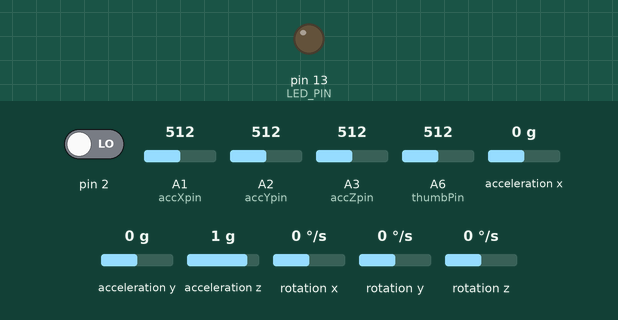
Simulated run of this sketch. Board: Arduino Nano, built with avr-gcc and run on an emulated ATmega328P. On the bench: output pins drawn as LEDs (lit = HIGH). Dashed ring = blinking. The inputs (shaded band) are chosen by the test bench; at power-on: acceleration y 0 g, A1 (accXpin) = 512, A2 (accYpin) = 512, pin 2 LOW, A3 (accZpin) = 512, A6 (thumbPin) = 512, acceleration x 0 g, acceleration z 1 g, rotation x 0 °/s, rotation y 0 °/s, rotation z 0 °/s. The sensor or clock chip raises its interrupt line as the real part does; what the sketch prints to the serial monitor is not drawn.

Above: at 0.1 s.
At 4.7 s:
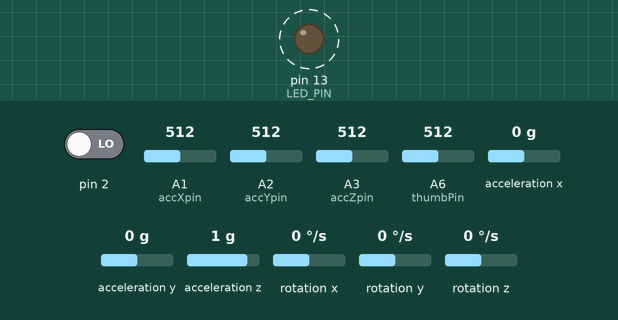
4.8 s: acceleration y set to -1.4 g
7.8 s: A1 (accXpin) set to 105
10.8 s: A1 (accXpin) set to 94
13.8 s: A2 (accYpin) set to 108
16.8 s: A2 (accYpin) set to 95
Timing chart, 0 to 20.8 s (numbered marks = the images above; inputs shaded):
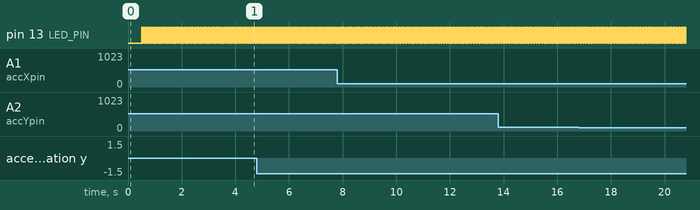

The sketch:

MPU6050_DMP6.ino
```cpp
// (licence header left out)
// I2Cdev and MPU6050 must be installed as libraries, or else the .cpp/.h files
// for both classes must be in the include path of your project
#include "I2Cdev.h"

#include "MPU6050_6Axis_MotionApps20.h"
//#include "MPU6050.h" // not necessary if using MotionApps include file

// Arduino Wire library is required if I2Cdev I2CDEV_ARDUINO_WIRE implementation
// is used in I2Cdev.h
#if I2CDEV_IMPLEMENTATION == I2CDEV_ARDUINO_WIRE
    #include "Wire.h"
#endif

// class default I2C address is 0x68
// specific I2C addresses may be passed as a parameter here
// AD0 low = 0x68 (default for SparkFun breakout and InvenSense evaluation board)
// AD0 high = 0x69
MPU6050 mpu;
//MPU6050 mpu(0x69); // <-- use for AD0 high

/* =========================================================================
   NOTE: In addition to connection 3.3v, GND, SDA, and SCL, this sketch
   depends on the MPU-6050's INT pin being connected to the Arduino's
   external interrupt #0 pin. On the Arduino Uno and Mega 2560, this is
   digital I/O pin 2.
 * ========================================================================= */

//OUR(PENS) variable and other workspace constant.
#define accXpin A1
#define accYpin A2
#define accZpin A3
#define thumbPin A6
#define backPin A7

int x_acc,y_acc,z_acc,force_thumb,force_back;
String timePoint;


// uncomment "OUTPUT_READABLE_QUATERNION" if you want to see the actual
// quaternion components in a [w, x, y, z] format (not best for parsing
// on a remote host such as Processing or something though)
#define OUTPUT_READABLE_QUATERNION
#define LED_PIN 13 // (Arduino is 13, Teensy is 11, Teensy++ is 6)

bool blinkState = false;

// MPU control/status vars
bool dmpReady = false;  // set true if DMP init was successful
uint8_t mpuIntStatus;   // holds actual interrupt status byte from MPU
uint8_t devStatus;      // return status after each device operation (0 = success, !0 = error)
uint16_t packetSize;    // expected DMP packet size (default is 42 bytes)
uint16_t fifoCount;     // count of all bytes currently in FIFO
uint8_t fifoBuffer[64]; // FIFO storage buffer

// orientation/motion vars
Quaternion q;           // [w, x, y, z]         quaternion container
VectorInt16 aa;         // [x, y, z]            accel sensor measurements
VectorInt16 aaReal;     // [x, y, z]            gravity-free accel sensor measurements
VectorInt16 aaWorld;    // [x, y, z]            world-frame accel sensor measurements
VectorFloat gravity;    // [x, y, z]            gravity vector
float euler[3];         // [psi, theta, phi]    Euler angle container
float ypr[3];           // [yaw, pitch, roll]   yaw/pitch/roll container and gravity vector

// packet structure for InvenSense teapot demo
uint8_t teapotPacket[14] = { '$', 0x02, 0,0, 0,0, 0,0, 0,0, 0x00, 0x00, '\r', '\n' };


// ================================================================
// ===               INTERRUPT DETECTION ROUTINE                ===
// ================================================================

volatile bool mpuInterrupt = false;     // indicates whether MPU interrupt pin has gone high
void dmpDataReady() {
    mpuInterrupt = true;
}


// ================================================================
// ===                      INITIAL SETUP                       ===
// ================================================================

void setup() {
    // join I2C bus (I2Cdev library doesn't do this automatically)
    #if I2CDEV_IMPLEMENTATION == I2CDEV_ARDUINO_WIRE
        Wire.begin();
        TWBR = 24; // 400kHz I2C clock (200kHz if CPU is 8MHz)
    #elif I2CDEV_IMPLEMENTATION == I2CDEV_BUILTIN_FASTWIRE
        Fastwire::setup(400, true);
    #endif

    // initialize serial communication
    // (115200 chosen because it is required for Teapot Demo output, but it's
    // really up to you depending on your project)
    Serial.begin(115200);
    while (!Serial); // wait for Leonardo enumeration, others continue immediately

    // NOTE: 8MHz or slower host processors, like the Teensy @ 3.3v or Ardunio
    // Pro Mini running at 3.3v, cannot handle this baud rate reliably due to
    // the baud timing being too misaligned with processor ticks. You must use
    // 38400 or slower in these cases, or use some kind of external separate
    // crystal solution for the UART timer.

    // initialize device
    //Serial.println(F("Initializing I2C devices..."));
    mpu.initialize();

    // verify connection
    //Serial.println(F("Testing device connections..."));
    //Serial.println(mpu.testConnection() ? F("MPU6050 connection successful") : F("MPU6050 connection failed"));

    // wait for ready
    //Serial.println(F("\nSend any character to begin DMP programming and demo: "));
    //while (Serial.available() && Serial.read()); // empty buffer
    //while (!Serial.available());                 // wait for data
    //while (Serial.available() && Serial.read()); // empty buffer again

    // load and configure the DMP
    //Serial.println(F("Initializing DMP..."));
    devStatus = mpu.dmpInitialize();

    // supply your own gyro offsets here, scaled for min sensitivity
    mpu.setXGyroOffset(220);
    mpu.setYGyroOffset(76);
    mpu.setZGyroOffset(-85);
    mpu.setZAccelOffset(1788); // 1688 factory default for my test chip

    // make sure it worked (returns 0 if so)
    if (devStatus == 0) {
        // turn on the DMP, now that it's ready
        //Serial.println(F("Enabling DMP..."));
        mpu.setDMPEnabled(true);

        // enable Arduino interrupt detection
        //Serial.println(F("Enabling interrupt detection (Arduino external interrupt 0)..."));
        attachInterrupt(0, dmpDataReady, RISING);
        mpuIntStatus = mpu.getIntStatus();

        // set our DMP Ready flag so the main loop() function knows it's okay to use it
        //Serial.println(F("DMP ready! Waiting for first interrupt..."));
        dmpReady = true;

        // get expected DMP packet size for later comparison
        packetSize = mpu.dmpGetFIFOPacketSize();
    } else {
        // ERROR!
        // 1 = initial memory load failed
        // 2 = DMP configuration updates failed
        // (if it's going to break, usually the code will be 1)
        Serial.print(F("DMP Initialization failed (code "));
        Serial.print(devStatus);
        Serial.println(F(")"));
    }

    // configure LED for output
    pinMode(LED_PIN, OUTPUT);


    //OUR additional sensor SETUP.
    pinMode(accXpin,INPUT);
    pinMode(accYpin,INPUT);
    pinMode(accZpin,INPUT);
    pinMode(thumbPin,INPUT);
    pinMode(backPin,INPUT);
}


// ================================================================
// ===                    MAIN PROGRAM LOOP                     ===
// ================================================================

void loop() {
    // if programming failed, don't try to do anything
    if (!dmpReady) return;

    // wait for MPU interrupt or extra packet(s) available
    while (!mpuInterrupt && fifoCount < packetSize) {
        // other program behavior stuff here
        // .
        // .
        // .
        // if you are really paranoid you can frequently test in between other
        // stuff to see if mpuInterrupt is true, and if so, "break;" from the
        // while() loop to immediately process the MPU data
        // .
        // .
        // .
    }

    // reset interrupt flag and get INT_STATUS byte
    mpuInterrupt = false;
    mpuIntStatus = mpu.getIntStatus();

    // get current FIFO count
    fifoCount = mpu.getFIFOCount();

    // check for overflow (this should never happen unless our code is too inefficient)
    if ((mpuIntStatus & 0x10) || fifoCount == 1024) {
        // reset so we can continue cleanly
        mpu.resetFIFO();
        Serial.println(F("FIFO overflow!"));

    // otherwise, check for DMP data ready interrupt (this should happen frequently)
    } else if (mpuIntStatus & 0x02) {
        // wait for correct available data length, should be a VERY short wait
        while (fifoCount < packetSize) fifoCount = mpu.getFIFOCount();

        // read a packet from FIFO
        mpu.getFIFOBytes(fifoBuffer, packetSize);

        // track FIFO count here in case there is > 1 packet available
        // (this lets us immediately read more without waiting for an interrupt)
        fifoCount -= packetSize;

        //I think we can use the same MPU to get the acceleration as only the fifobuffer is
        //being used to convert the quaternian values to both euler and acceleration
        #ifdef OUTPUT_READABLE_QUATERNION
            // display quaternion values in easy matrix form: w x y z
            mpu.dmpGetQuaternion(&q, fifoBuffer);
            x_acc=analogRead(accXpin);
            y_acc=analogRead(accYpin);
            z_acc=analogRead(accZpin);
            force_thumb=analogRead(thumbPin);
            //force_back=analogRead(backPin);
            force_back=000;//just for communication testing.
            //force_thumb=456;//just for communication testing.

            //Serial.print(timePoint);

            Serial.print('w');
            Serial.print(q.w);
            Serial.print('x');
            Serial.print(q.x);
            Serial.print('y');
            Serial.print(q.y);
            Serial.print('z');
            Serial.print(q.z);
            Serial.print('X');
            Serial.print(x_acc);
            Serial.print('Y');
            Serial.print(y_acc);
            Serial.print('Z');
            Serial.print(z_acc);
            Serial.print('t');
            Serial.print(force_thumb);
            Serial.print('b');
            Serial.print(force_back);
            Serial.print('K');
            //timePoint="";

            //Serial.print("HllE");
            //delay(100);
        #endif


        // blink LED to indicate activity
        blinkState = !blinkState;
        digitalWrite(LED_PIN, blinkState);
    }
}
```

Measured:
- by itself, pin 13 (LED_PIN): alternates HIGH for 0.01 s and LOW for 0.01 s
